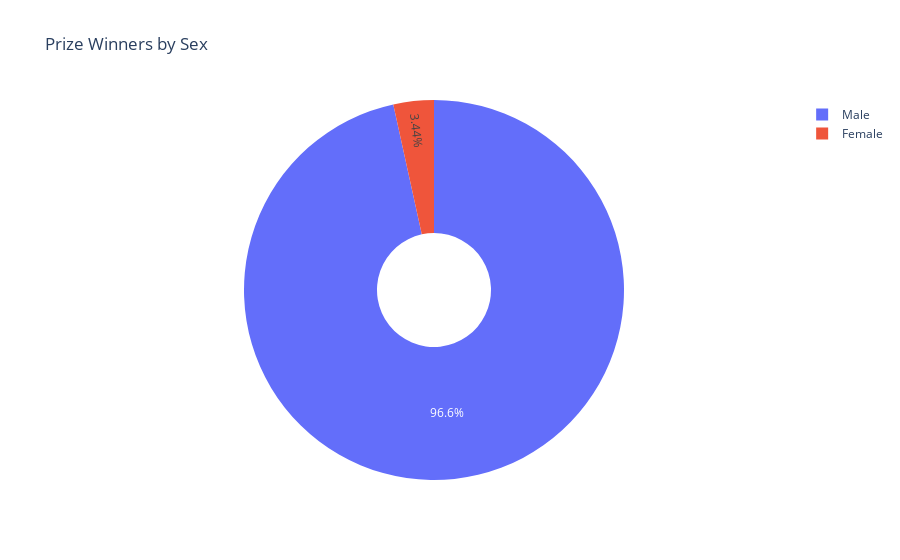

Notebook code cell kept with this figure:
### Code cell
fig = px.pie(df_data,
             values=df_data.dropna().sex.value_counts(),
             names=df_data.dropna().sex.value_counts().index,
             title='Prize Winners by Sex',
            hole=0.3)
fig.show()

# 3.44% of prizes went to women

### Figure 1 — Plotly figure (JSON) as saved in the notebook; plotly's stock layout.template omitted (floating-point values rounded to 4 significant figures)
{"data": [{"domain": {"x": [0, 1], "y": [0, 1]}, "hole": 0.3, "hovertemplate": "label=%{label}<br>value=%{value}<extra></extra>", "labels": ["Male", "Female"], "legendgroup": "", "name": "", "showlegend": true, "type": "pie", "values": [674, 24]}], "layout": {"legend": {"tracegroupgap": 0}, "title": {"text": "Prize Winners by Sex"}}}
